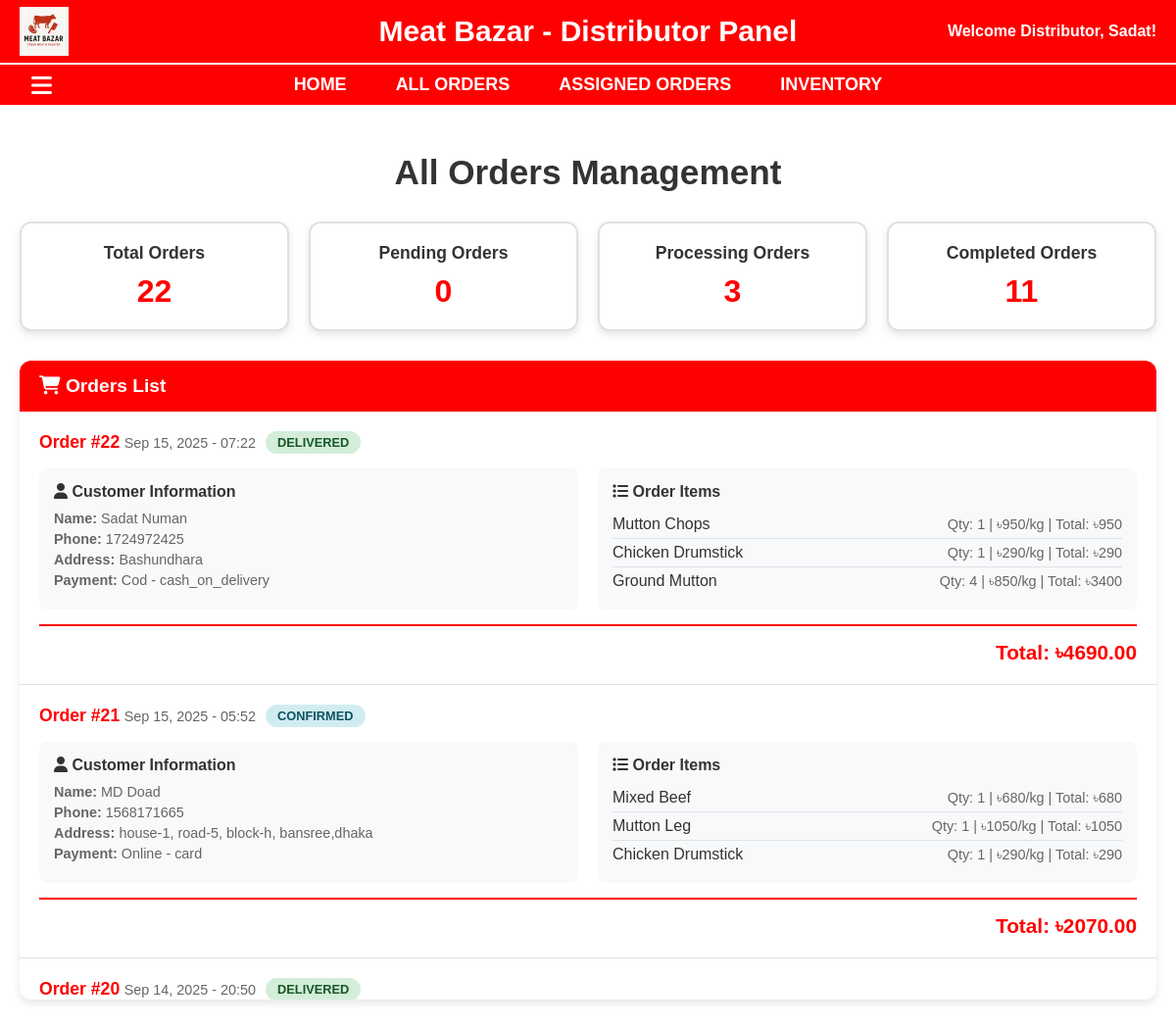
Page /MeatBazar/all_orders.php (signed in) on the committed database.
### tables this page shows
CREATE TABLE `orders` (
  `id` int(11) NOT NULL,
  `customer_name` varchar(100) NOT NULL,
  `customer_phone` varchar(15) NOT NULL,
  `customer_address` text NOT NULL,
  `items` longtext NOT NULL CHECK (json_valid(`items`)),
  `subtotal` decimal(10,2) NOT NULL,
  `delivery_fee` decimal(10,2) NOT NULL,
  `total_amount` decimal(10,2) NOT NULL,
  `payment_type` enum('cod','online') NOT NULL,
  `payment_method` varchar(50) NOT NULL,
  `order_status` enum('pending','confirmed','processing','delivered','cancelled') DEFAULT 'pending',
  `created_at` timestamp NOT NULL DEFAULT current_timestamp(),
  `updated_at` timestamp NOT NULL DEFAULT current_timestamp() ON UPDATE current_timestamp(),
  `assigned_distributor` varchar(50) DEFAULT NULL,
  `assigned_at` timestamp NULL DEFAULT NULL,
  `last_status_update` timestamp NULL DEFAULT NULL
);

### MeatBazar/all_orders.php (the view, shortened to what this page needs)
<?php
include 'db.php';
$orders = [];
try {
    $sql = "SELECT * FROM orders ORDER BY created_at DESC";
    $result = $conn->query($sql);
    if ($result) {
        while ($row = $result->fetch_assoc()) {
            $orders[] = $row;
        }
    } else {
        $error_message = "Error fetching orders: " . $conn->error;
    }
} catch (Exception $e) {
    $error_message = "Error fetching orders: " . $e->getMessage();
}
?>
<!DOCTYPE html>
<html lang="en">
<head>
    <link rel="stylesheet" href="https://cdnjs.cloudflare.com/ajax/libs/font-awesome/6.5.0/css/all.min.css">
</head>
<body>
    <div class="header">
        <img src="logo.png" alt="Logo">
        <h1>Meat Bazar - Distributor Panel</h1>
        <h4>Welcome Distributor, <?php echo htmlspecialchars($_SESSION['full_name']); ?>!</h4>
    </div>
    <div class="gap"></div>
    <div class="nav">
        <label for="check"><i class="fa fa-bars menu-toggle"></i></label>
        <a href="distributor_dashboard.php">Home</a>
        <a href="all_orders.php">All Orders</a>
        <a href="assigned_orders.php">Assigned Orders</a>
        <a href="distributor_inventory.php">Inventory</a>
    </div>
    <div class="container">
        <div class="content">
            <div class="orders-container">
                <h2 class="page-title">All Orders Management</h2>
                <div class="orders-stats">
                    <div class="stat-card">
                        <h3>Total Orders</h3>
                        <p class="number"><?php echo count($orders); ?></p>
                    </div>
                    <div class="stat-card">
                        <h3>Pending Orders</h3>
                        <p class="number"><?php echo count(array_filter($orders, function ($order) {
                                                return $order['order_status'] === 'pending';
                                            })); ?></p>
                    </div>
                    <div class="stat-card">
                        <h3>Processing Orders</h3>
                        <p class="number"><?php echo count(array_filter($orders, function ($order) {
                                                return $order['order_status'] === 'processing';
                                            })); ?></p>
                    </div>
                    <div class="stat-card">
                        <h3>Completed Orders</h3>
                        <p class="number"><?php echo count(array_filter($orders, function ($order) {
                                                return $order['order_status'] === 'delivered';
                                            })); ?></p>
                    </div>
                </div>
                <div class="orders-table">
                    <div class="table-header">
                        <i class="fa fa-shopping-cart"></i> Orders List
                    </div>
                    <div class="orders-list">
                        <?php if (empty($orders)): ?>
                            <div class="no-orders">
                                <i class="fa fa-shopping-cart"></i>
                                <h3>No Orders Found</h3>
                                <p>There are currently no orders in the system.</p>
                            </div>
                        <?php else: ?>
                            <?php foreach ($orders as $order): ?>
                                <div class="order-item">
                                    <div class="order-header">
                                        <div>
                                            <span class="order-id">Order #<?php echo htmlspecialchars($order['id']); ?></span>
                                            <span class="order-date"><?php echo date('M d, Y - H:i', strtotime($order['created_at'])); ?></span>
                                        </div>
                                        <span class="order-status status-<?php echo htmlspecialchars($order['order_status']); ?>">
                                            <?php echo htmlspecialchars(ucfirst($order['order_status'])); ?>
                                        </span>
                                    </div>
                                    <div class="order-details">
                                        <div class="customer-info">
                                            <h4><i class="fa fa-user"></i> Customer Information</h4>
                                            <p><strong>Name:</strong> <?php echo htmlspecialchars($order['customer_name']); ?></p>
                                            <p><strong>Phone:</strong> <?php echo htmlspecialchars($order['customer_phone']); ?></p>
                                            <p><strong>Address:</strong> <?php echo htmlspecialchars($order['customer_address']); ?></p>
                                            <p><strong>Payment:</strong> <?php echo htmlspecialchars(ucfirst($order['payment_type']) . ' - ' . $order['payment_method']); ?></p>
                                        </div>
                                        <div class="order-items">
                                            <h4><i class="fa fa-list"></i> Order Items</h4>
                                            <div class="item-list">
                                                <?php
                                                $order_items = json_decode($order['items'], true);
                                                if ($order_items && is_array($order_items)):
                                                ?>
                                                    <?php foreach ($order_items as $item): ?>
                                                        <div class="item">
                                                            <div class="item-name"><?php echo htmlspecialchars($item['name'] ?? 'Unknown Item'); ?></div>
                                                            <div class="item-details">
                                                                Qty: <?php echo htmlspecialchars($item['quantity'] ?? '0'); ?> |
                                                                ৳<?php echo htmlspecialchars($item['price'] ?? '0'); ?>/kg |
                                                                Total: ৳<?php echo htmlspecialchars($item['total'] ?? '0'); ?>
                                                            </div>
                                                        </div>
                                                    <?php endforeach; ?>
                                                <?php else: ?>
                                                    <p>Items data: <?php echo htmlspecialchars($order['items']); ?></p>
                                                    <p>JSON Error: <?php echo json_last_error_msg(); ?></p>
                                                    <p>No items found or invalid JSON format</p>
                                                <?php endif; ?>
                                            </div>
                                        </div>
                                    </div>
                                    <div class="order-total">
                                        <span class="total-amount">Total: ৳<?php echo htmlspecialchars($order['total_amount']); ?></span>
                                    </div>
                                </div>
                            <?php endforeach; ?>
                        <?php endif; ?>
                    </div>
                </div>
            </div>
        </div>
    </div>
</body>
</html>

### MeatBazar/all_orders.php (style rules this page uses)
:root { --HEADER-H: 65px; --GAP-H: 2px; --NAV-H: 45px; --SIDEBAR-W: 220px; }
* { box-sizing: border-box }
body { margin: 0; font-family: Arial, sans-serif; background-color: white; }
.header { background-color: red; color: white; display: flex; align-items: center; justify-content: center; padding: 15px 20px; position: fixed; top: 0; left: 0; width: 100%; z-index: 1000; }
.header img { position: absolute; left: 20px; height: 50px; }
.header h1 { margin: 0; font-size: 30px; font-weight: bold; }
.header h4 { margin: 0; position: absolute; right: 20px; top: 50%; transform: translateY(-50%); }
.gap { background-color: white; height: 2px; position: fixed; top: var(--HEADER-H); left: 0; width: 100%; z-index: 999; }
.nav { background-color: #FF0000; display: flex; align-items: center; justify-content: center; padding: 10px 0; position: fixed; top: calc(var(--HEADER-H) + var(--GAP-H)); left: 0; width: 100%; z-index: 998; }
.nav a { color: white; text-decoration: none; margin: 0 25px; font-size: 18px; font-weight: bold; text-transform: uppercase; }
.menu-toggle { position: absolute; left: 32px; top: 50%; transform: translateY(-50%); font-size: 24px; color: white; cursor: pointer; }
.container { position: relative; }
.content { flex: 1; padding: 20px; margin-left: 0; transition: margin-left .4s ease; margin-top: calc(var(--HEADER-H) + var(--GAP-H) + var(--NAV-H)); }
.page-title { color: #333; font-size: 2.2em; text-align: center; margin-bottom: 30px; }
.orders-container { max-width: 1200px; margin: 0 auto; }
.orders-stats { display: grid; grid-template-columns: repeat(auto-fit, minmax(200px, 1fr)); gap: 20px; margin-bottom: 30px; }
.stat-card { background: white; border: 2px solid #e0e0e0; border-radius: 12px; padding: 20px; text-align: center; box-shadow: 0 4px 8px rgba(0, 0, 0, 0.1); }
.stat-card h3 { margin: 0 0 10px 0; color: #333; font-size: 1.1em; }
.stat-card .number { font-size: 2em; font-weight: bold; color: #FF0000; margin: 0; }
.orders-table { background: white; border-radius: 12px; box-shadow: 0 4px 8px rgba(0, 0, 0, 0.1); overflow: hidden; margin-top: 20px; }
.table-header { background: #FF0000; color: white; padding: 15px 20px; font-size: 1.2em; font-weight: bold; }
.orders-list { max-height: 600px; overflow-y: auto; }
.order-item { border-bottom: 1px solid #e0e0e0; padding: 20px; transition: background-color 0.3s ease; }
.order-header { display: flex; justify-content: between; align-items: center; margin-bottom: 15px; flex-wrap: wrap; gap: 10px; }
.order-id { font-weight: bold; color: #FF0000; font-size: 1.1em; }
.order-date { color: #666; font-size: 0.9em; }
.order-status { padding: 4px 12px; border-radius: 20px; font-size: 0.8em; font-weight: bold; text-transform: uppercase; }
.status-confirmed { background-color: #d1ecf1; color: #0c5460; }
.status-delivered { background-color: #d4edda; color: #155724; }
.order-details { display: grid; grid-template-columns: 1fr 1fr; gap: 20px; margin-top: 15px; }
.customer-info { background-color: #f8f9fa; padding: 15px; border-radius: 8px; }
.customer-info h4 { margin: 0 0 10px 0; color: #333; font-size: 1em; }
.customer-info p { margin: 5px 0; color: #666; font-size: 0.9em; }
.order-items { background-color: #f8f9fa; padding: 15px; border-radius: 8px; }
.order-items h4 { margin: 0 0 10px 0; color: #333; font-size: 1em; }
.item-list { max-height: 150px; overflow-y: auto; }
.item { display: flex; justify-content: space-between; align-items: center; padding: 5px 0; border-bottom: 1px solid #dee2e6; }
.item:last-child { border-bottom: none; }
.item-name { font-weight: 500; color: #333; }
.item-details { color: #666; font-size: 0.9em; }
.order-total { text-align: right; margin-top: 15px; padding-top: 15px; border-top: 2px solid #FF0000; }
.total-amount { font-size: 1.3em; font-weight: bold; color: #FF0000; }

### rows in the picture
orders: id "22", created_at "Sep 15, 2025 - 07:22", order_status "DELIVERED", customer_name "Sadat Numan", customer_phone "1724972425", customer_address "Bashundhara", payment_type+payment_method "Cod - cash_on_delivery", name "Mutton Chops", quantity "1", price "950", total "950", name "Chicken Drumstick", price "290", total "290", name "Ground Mutton", quantity "4", price "850", total "3400", total_amount "4690.00"
orders: id "21", created_at "Sep 15, 2025 - 05:52", order_status "CONFIRMED", customer_name "MD Doad", customer_phone "1568171665", customer_address "house-1, road-5, block-h, bansree,dhaka", payment_type+payment_method "Online - card", name "Mixed Beef", quantity "1", price "680", total "680", name "Mutton Leg", price "1050", total "1050", name "Chicken Drumstick", price "290", total "290", total_amount "2070.00"
orders: id "20", created_at "Sep 14, 2025 - 20:50", order_status "DELIVERED"

### other values in the picture
$_SESSION['full_name'] "Sadat"
count($orders) "22"
